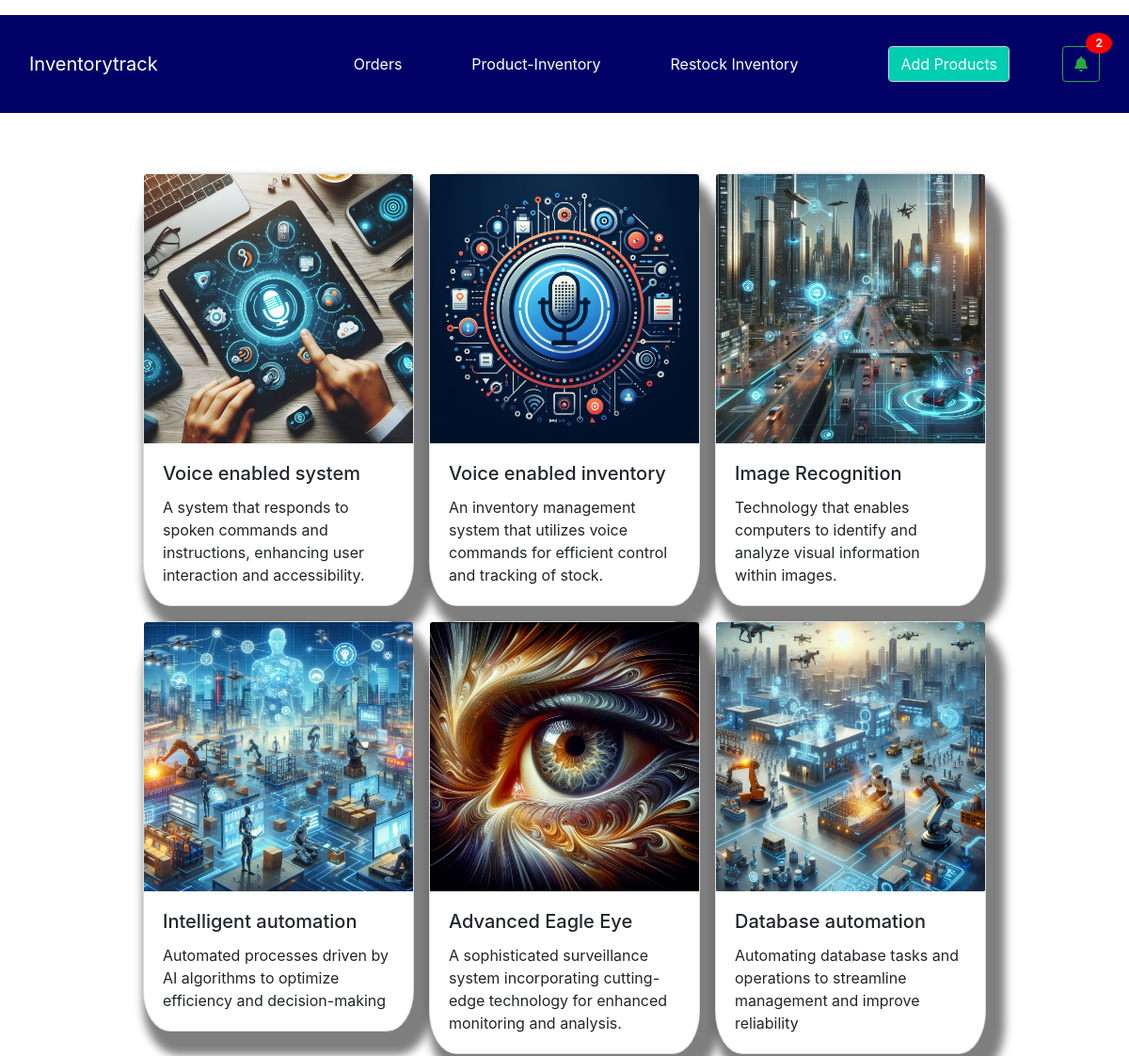
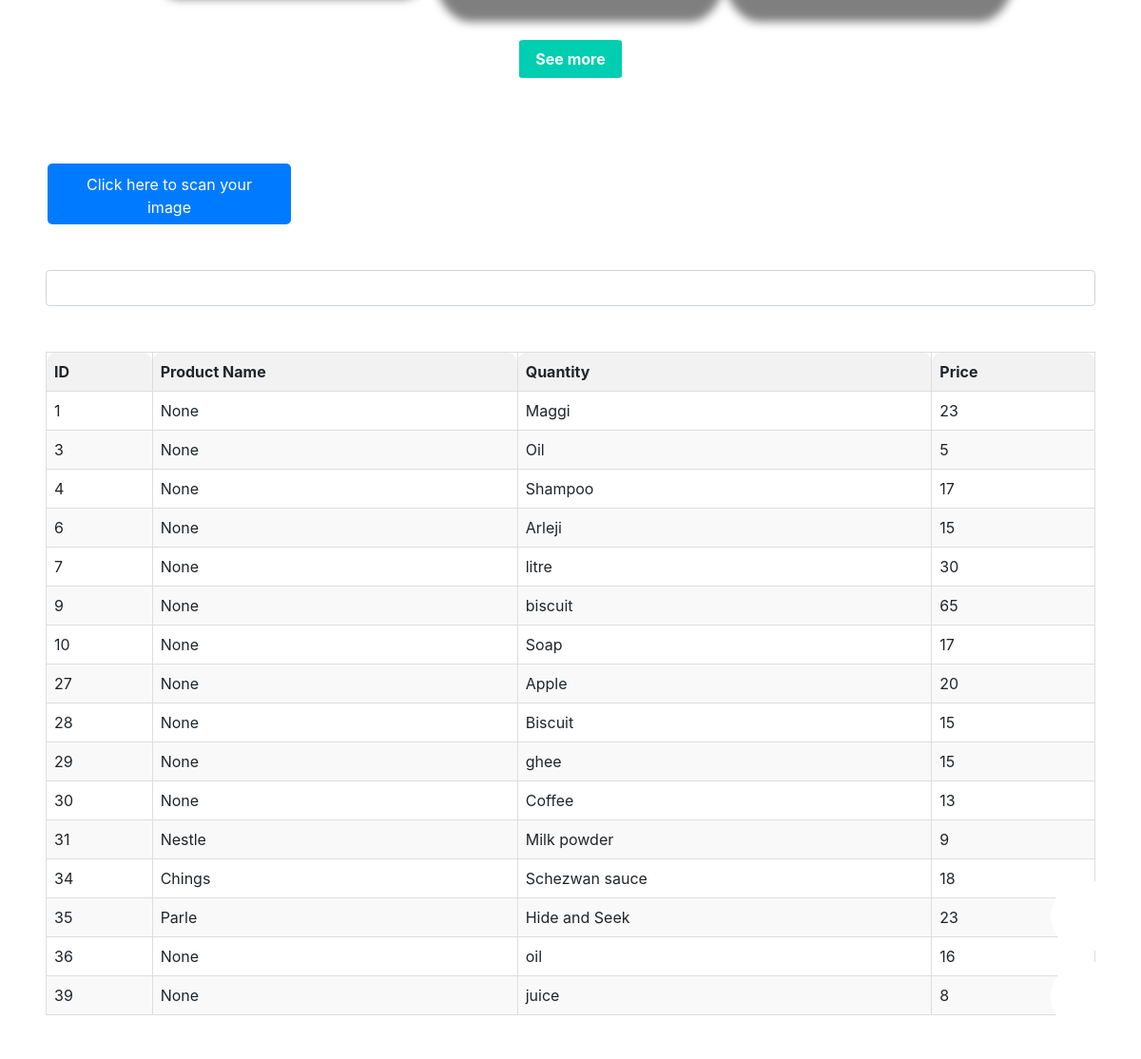
/Inventorytrack, run on the app's committed database (2 pictures, top to bottom).
### tables this page shows
CREATE TABLE "inventory"
             (id INTEGER PRIMARY KEY AUTOINCREMENT, company_name TEXT, product_name TEXT, quantity INTEGER, price INTEGER , expiry date);

### app.py (the view)
@app.route('/Inventorytrack')
def Inventorytrack():
    conn = sqlite3.connect('inventory.db')
    c = conn.cursor()
    c.execute("SELECT * FROM inventory")
    inventory_data = c.fetchall()
    conn.close()
    return render_template('inventorytrack.html', inventory=inventory_data)

### templates/inventorytrack.html (shortened to what this page needs)
<!DOCTYPE html>
<html lang="en">
<head>
    <link rel="stylesheet" href="https://cdnjs.cloudflare.com/ajax/libs/font-awesome/5.15.1/css/all.min.css">
    <link rel="stylesheet" href="https://stackpath.bootstrapcdn.com/bootstrap/4.5.2/css/bootstrap.min.css">
    <link rel="stylesheet" href="static\css\inventorytrack.css">
</head>
<body>
  <nav class="navbar navbar-expand-lg bg-body-tertiary">
    <div class="container-fluid">
        <a class="navbar-brand" href="{{ url_for('Inventorytrack') }}">Inventorytrack</a>
        <div class="collapse navbar-collapse justify-content-end" id="navbarSupportedContent">
            <ul class="navbar-nav mx-4">
                <li class="nav-item">
                    <a class="nav-link active" aria-current="page" href="{{ url_for('orders') }}">Orders</a>
                </li>
                <li class="nav-item" style="margin-left: 10px;">
                    <a class="nav-link" href="{{ url_for('product_inventory') }}">Product-Inventory</a>
                </li>
                <li class="nav-item" style="margin-left: 10px;">
                    <a class="nav-link" href="{{ url_for('manufacturers') }}">Restock Inventory</a>
                </li>
            </ul>
            <form class="form-inline my-2 my-lg-0">
                <div class="adb form-control mr-sm-2" ><a href="{{ url_for('addProduct') }}" > <span class="add-p">Add Products</span></a></div>
                <a class="notification" href="/notification">
                  <div class="bell_icon btn btn-outline-success my-2 my-sm-0">
                      <i class="fas fa-bell"></i>
                      <span class="badge">2</span>
                  </div>
              </a>
            </form>
        </div>
    </div>
</nav>
  <div class="fixed-buttons">
      <div class="start visible">
        <button style="background-image: url('static/img/plus.png')" class="start"></button>
      </div>
    <div class="start-second visible">
      <button style="background-image: url('static/img/minus.png')" class="start-second"></button>
    </div>
  </div>
<div class="card-compo">
<div class="card" style="width: 18rem;">
    <img src="static\img\voice1.jpeg" class="card-img-top" alt="...">
    <div class="card-body">
      <h5 class="card-title">Voice enabled system</h5>
      <p class="card-text">A system that responds to spoken commands and instructions, enhancing user interaction and accessibility.</p>
    </div>
  </div>
<div class="card" style="width: 18rem;">
    <img src="static\img\voice 2.jpeg" class="card-img-top" alt="...">
    <div class="card-body">
      <h5 class="card-title">Voice enabled inventory</h5>
      <p class="card-text">An inventory management system that utilizes voice commands for efficient control and tracking of stock.</p>
    </div>
  </div>
  <div class="card" style="width: 18rem;">
    <img src="static\img\imgrecog.jpeg" class="card-img-top" alt="...">
    <div class="card-body">
      <h5 class="card-title">Image Recognition</h5>
      <p class="card-text">Technology that enables computers to identify and analyze visual information within images.</p>
    </div>
  </div>
  <div class="card" style="width: 18rem;">
    <img src="static\img\intelliauto.jpeg" class="card-img-top" alt="...">
    <div class="card-body">
      <h5 class="card-title">Intelligent automation</h5>
      <p class="card-text">Automated processes driven by AI algorithms to optimize efficiency and decision-making</p>
    </div>
  </div>
  <div class="card" style="width: 18rem;">
    <img src="static\img\eye.jpg" class="card-img-top" alt="...">
    <div class="card-body">
      <h5 class="card-title">Advanced Eagle Eye</h5>
      <p class="card-text">A sophisticated surveillance system incorporating cutting-edge technology for enhanced monitoring and analysis.</p>
    </div>
  </div>
  <div class="card" style="width: 18rem;">
    <img src="static\img\intelliauto2.jpeg" class="card-img-top" alt="...">
    <div class="card-body">
      <h5 class="card-title">Database automation</h5>
      <p class="card-text">Automating database tasks and operations to streamline management and improve reliability</p>
    </div>
  </div>
</div>
<div class="btn-see">
    <button>See more</button>
</div>
<button class="scan-image" onclick="startStreamlit()">Click here to scan your image</button>
<div class="input-group input-wrapper mb-3">
    <input type="text" class="form-control" aria-label="Text input with dropdown button">
  </div>
<div class="table_data">
  <table>
    <thead>
      <tr>
        <th>ID</th>
        <th>Product Name</th>
        <th>Quantity</th>
        <th>Price</th>
      </tr>
    </thead>
    <tbody>
      {% for item in inventory %}
      <tr>
        <td>{{ item[0] }}</td>
        <td>{{ item[1] }}</td>
        <td>{{ item[2] }}</td>
        <td>{{ item[3] }}</td>
      </tr>
      {% endfor %}
    </tbody>
  </table>
</div>
</body>
</html>

### static/css/inventorytrack.css (style rules this page uses)
.fixed-buttons { position: fixed; bottom: 20px; right: 20px; z-index: 1000; }
.fixed-buttons button { display: block; background-repeat: no-repeat; background-position: center center; background-color: white; background-size: contain; width: 75px; height: 75px; border: 0; cursor: pointer; margin-bottom: 10px; border-radius: 50%; transition: filter 0.3s ease; }
.navbar { background-color:#000066; height: 13vh; margin-top: 1rem; }
.navbar-nav { gap: 3rem; }
.collapse { gap: 4rem ; }
form { gap: 3rem; }
.adb { background-color: #00ceb0; }
.add-p { color: white; }
.card-compo { margin: 4rem 6rem; display: flex; gap: 1rem; justify-content: center; flex-wrap: wrap; }
.card { box-shadow: 10px 15px 10px 10px rgba(0, 0, 0, 0.5); height: 100%; width: 100%; border-radius: 10%; }
.btn-see { display: flex; align-items: center; justify-content: center; height: 5rem; }
.btn-see button { background-color: #00ceb0; margin-bottom: 5rem; border-radius: 5%; height: 50%; width: 9%; font-weight: bolder; color: white; border: none; }
.input-wrapper { padding: 3rem; gap: 1rem; margin-bottom: -3rem !important; }
.table_data { padding: 3rem; }
table { width: 100%; border-collapse: collapse; }
th, td { border: 1px solid #dddddd; text-align: left; padding: 8px; }
th { background-color: #f2f2f2; border-top-left-radius: 10px; border-top-right-radius: 10px; }
tbody tr:nth-child(even) { background-color: #f9f9f9; }
tbody tr:nth-child(odd) { background-color: #ffffff; }
a { color: white; }
.scan-image { background-color: #007bff; color: #fff; border: none; padding: 10px 20px; height: 4rem; width: 16rem; border-radius: 5px; margin-top: 30px; cursor: pointer; font-size: 16px; transition: background-color 0.3s, color 0.3s; margin-left: 50px; }
button { width: 5rem; height: 5rem; border-radius: 50%; }
.visible { display: block !important; }
.notification { position: relative; display: inline-block; }
.notification .badge { position: absolute; top: -14px; right: -13px; padding: 5px 10px; border-radius: 60%; background-color: red; color: white; }

### data on the page
inventory: id "1", item "None", product_name "Maggi", quantity "23"
inventory: id "3", item "None", product_name "Oil", quantity "5"
inventory: id "4", item "None", product_name "Shampoo", quantity "17"
inventory: id "6", item "None", product_name "Arleji", quantity "15"
inventory: id "7", item "None", product_name "litre", quantity "30"
inventory: id "9", item "None", product_name "biscuit", quantity "65"
inventory: id "10", item "None", product_name "Soap", quantity "17"
inventory: id "27", item "None", product_name "Apple", quantity "20"
inventory: id "28", item "None", product_name "Biscuit", quantity "15"
inventory: id "29", item "None", product_name "ghee", quantity "15"
inventory: id "30", item "None", product_name "Coffee", quantity "13"
inventory: id "31", company_name "Nestle", product_name "Milk powder", quantity "9"
inventory: id "34", company_name "Chings", product_name "Schezwan sauce", quantity "18"
inventory: id "35", company_name "Parle", product_name "Hide and Seek", quantity "23"
inventory: id "36", item "None", product_name "oil", quantity "16"
inventory: id "39", item "None", product_name "juice", quantity "8"
